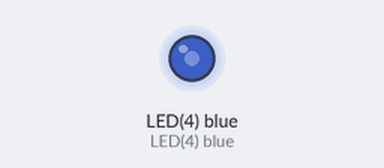
A program run on a simulated pyboard running MicroPython. Parts: output pins drawn as LEDs (lit = HIGH).

Above: at 0.05 s.
At 0.3 s:
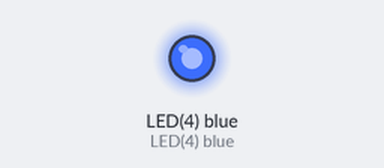
At 1.0 s:
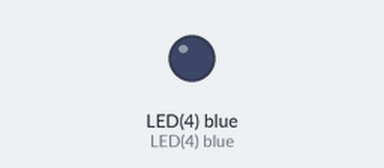
Timing chart, 0 to 3.0 s (numbered marks = the images above):
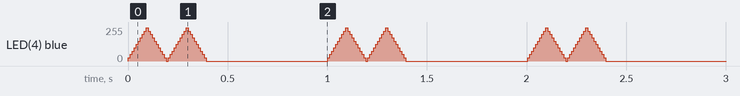

Measured:
- by itself, LED(4) blue: moves between 0/255 and 250/255, repeating every 1.0 s

The program:

heartbeatFade.py
```python
import pyb
led = pyb.LED(4)

tick = 0 # counter variable

while True:
    if tick < 40:
        # self.tick % 20 gives a number 0 to 19
        # subtracting 9 makes it -9 to 10
        # abs maps it 9 to 0 to 10
        # subtracting from 10 maps it 1 to 10 to 0
        # multiplying by 25 scales it 25 to 250 to 0
        led.intensity((10 - (abs((tick % 20) - 9))) * 25)
    tick = (tick + 1) % 100
    pyb.delay(10)
```
